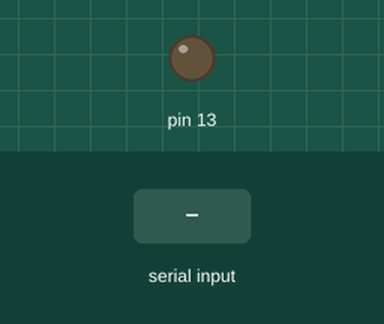
This sketch was run on a simulated Arduino Uno, built with avr-gcc and run on an emulated ATmega328P. Parts: output pins drawn as LEDs (lit = HIGH). The inputs (shaded band) are chosen by the test bench.

Above: at 1.2 s.
1.3 s: byte 255 (255) received over Serial
Timing chart, 0 to 4.3 s (numbered marks = the images above; inputs shaded):
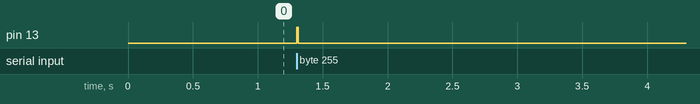

The sketch:

BaseSerial.ino
```cpp
const int maxBuffer = 1024;
byte buffer[maxBuffer];
int bufferIndex = 0;

void setup()
{
  Serial.begin(460800);
  pinMode(13,OUTPUT);
}

void loop()
{
  processSerial();
}

void processSerial()
{
  if(Serial.available() > 0)
  {
    byte c = Serial.read();
    if(c == 255)
    {
      processBuffer();
      bufferIndex = 0;
      return;
    }
    if(bufferIndex < maxBuffer)
    {
      buffer[bufferIndex] = c;
      bufferIndex++;
    }
  }
}

void processBuffer()
{
  digitalWrite(13,HIGH);
  delay(10);
  //Serial.println(bufferIndex);
  digitalWrite(13,LOW);
}
```

Measured:
- after the input at 1.3 s, pin 13: LOW → HIGH at once, → LOW 0.01 s later
